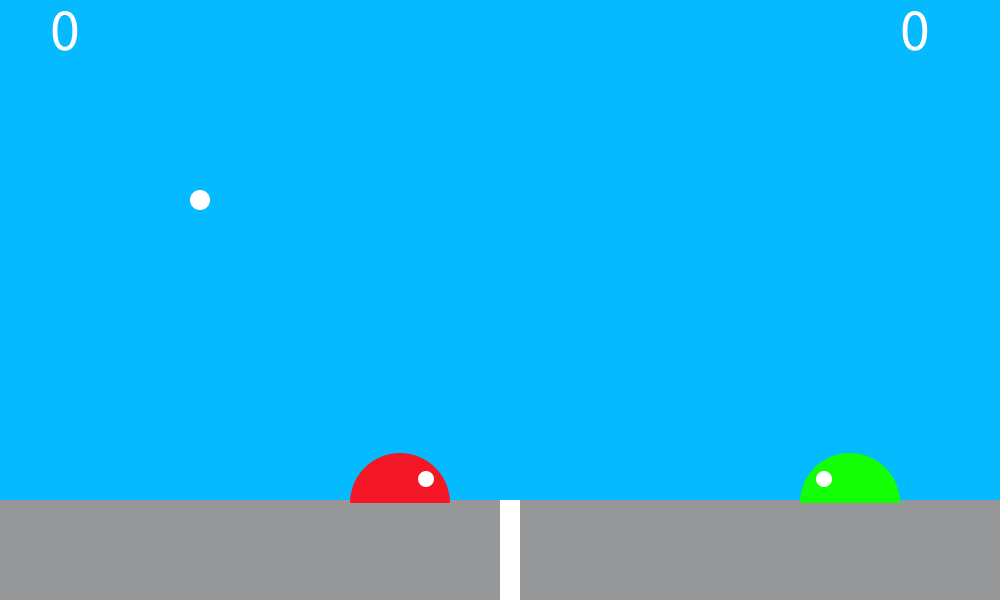
Frame 1 (no input)
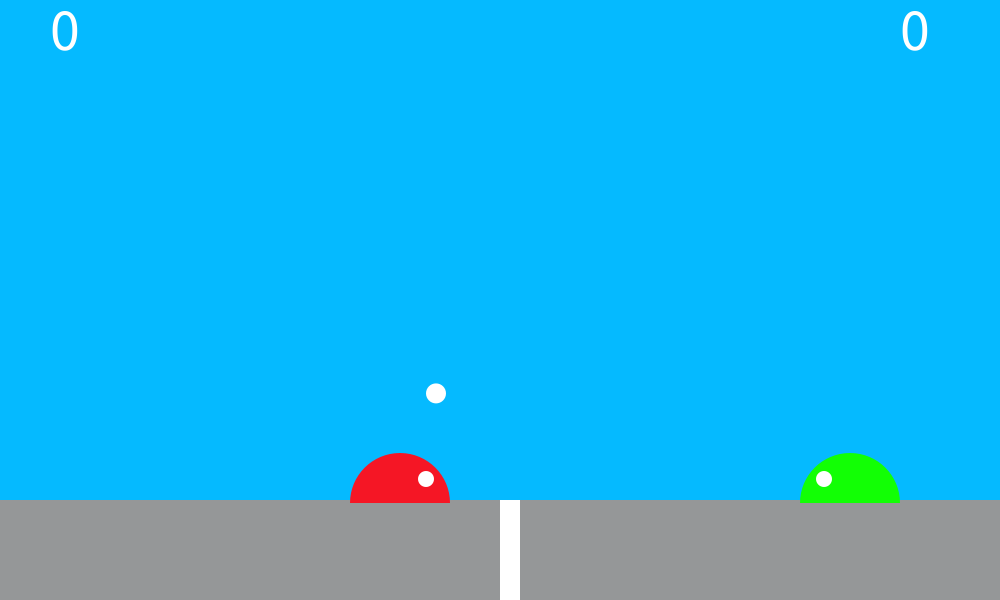
Frame 60 (the mouse pressed at the canvas centre just before this capture)
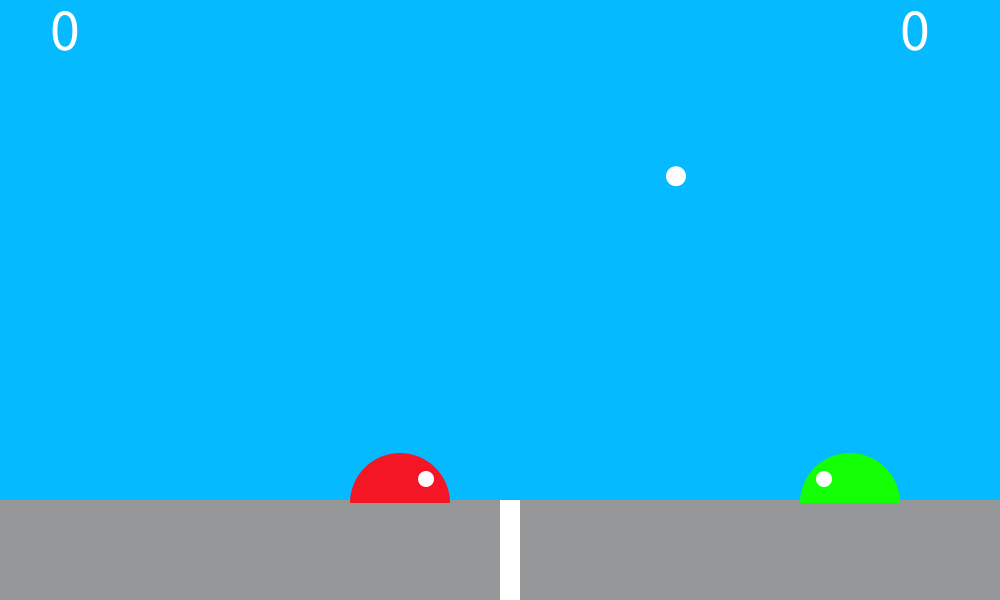
Frame 120 (the mouse held since frame 60 and released just before this capture)

The Processing sketch that drew these frames (run headless with seeded random() and noise(); from frame 60 on, the mouse is pressed at the canvas centre):

// Processing sketch: processing_172430
// ── processing_172430.pde



boolean yIncrease, yDecrease, xIncrease, xDecrease, YIncrease, YDecrease, XIncrease, XDecrease;
int score1=0;
int score2=0;
Slime1 b = new Slime1();
Slime2 c = new Slime2();

void setup()
{
  size(1000, 600);
}

float bx=200;
float by=200;
float bvx=4;
float bvy=2;

void draw()
{
  noStroke();
  background(5, 186, 255);
  fill(149, 151, 152);
  rect (0, 500, 1000, 100);
  fill(255);
  textSize(60);
  text(score1, 50, 50);
  text(score2, 900, 50);
  fill(255, 255, 255);
  rect(500, 500, 20, 1000);

  b.update();
  b.display();
  c.update();
  c.display();

  fill(255);
  ellipse(bx, by, 20, 20);
  bx=bx+bvx;
  by=by+bvy;
  bvy=bvy+.12;
  if (bx==0 || bx==width) {
    bvx=-bvx;
  }
  if (score1>=11){
       background(255);
       fill(0);
       textSize(100);
       text("Slime 1 Wins",50,100);
     }
     if (score2>=11){
       background(255);
       fill(0);
       textSize(100);
       text("Slime 2 Wins",50,100);
     }
  if (by>490) {
    bvy=-bvy;
    if (bx>510) {
      score1=score1+1;
    }
    if (bx<490) {
      score2=score2+1;
    }
  }
}



void keyPressed() {
  if (keyCode == UP) {
    yDecrease = true;
  } else if (keyCode == DOWN) {
    yIncrease = true;
  } else if (keyCode == RIGHT) {
    xIncrease = true;
  } else if (keyCode == LEFT) {
    xDecrease = true;
  } else if (key == 'w') {
    YDecrease = true;
  } else if (key == 's') {
    YIncrease = true;
  } else if (key == 'd') {
    XIncrease = true;
  } else if (key == 'a') {
    XDecrease = true;
  }
    if (key=='r') {
    bx = 100;
    by = 100;
    score1 = 0;
    score2= 0; 
bvy=2;
bvx=4;
}
}

void keyReleased() {
  if (keyCode == UP) {
    yDecrease = false;
  } else if (keyCode == DOWN) {
    yIncrease = false;
  } else if (keyCode == RIGHT) {
    xIncrease = false;
  } else if (keyCode == LEFT) {
    xDecrease = false;
  } else if (key == 'w') {
    YDecrease = false;
  } else if (key == 's') {
    YIncrease = false;
  } else if (key == 'd') {
    XIncrease = false;
  } else if (key == 'a') {
    XDecrease = false;
  }
} 


class Slime1 {
  float radius = 40;
  float x = 400;
  float y = 500;
  float xPos=300;
  float yPos=500;
  float g=-5;
  float speedy=3;
  float speedx=6;


  void update() {

    if (YDecrease == true && y > radius/2) {
      speedy=-5;
    }
    if (xPos<450) {

      if (XIncrease == true && x < width - radius/2) {
        x = x + speedx;
      }
    }
    if (XDecrease == true && x > radius/2) {
      x = x - speedx;
    }
    yPos = yPos+speedy;

    if (yPos>=500) {
      speedy=0;
    }
    if (yPos<=300) {
      speedy=3;
    }
    if (bx>(xPos-50) && bx <(xPos+50) && by>(yPos-50) && by<yPos ) {
      bvx=abs(bvx);
      bvy=-bvy;
    }
  }


  void display() {

    noStroke();
    fill(0, 250, 0);
    xPos = x;


    fill (245, 22, 37);
    arc(xPos, yPos, 100, 100, radians(180), radians(360));
    fill (255, 255, 255);
    ellipse(xPos+26, yPos-24, 16, 16);
  }
}

class Slime2 {
  int radius = 20;
  int x = 850;
  int y = 500;
  int xPos=750;
  float yPos=500;
  float speedy=3;
  float speedx=6;

  void update() {

    if (yDecrease == true && y > radius) {
      speedy=-5;
    }
    if (xIncrease == true && x < width - radius) {
      x = x + 6;
    }
    if (xPos>570) {
    if (xDecrease == true && x > radius) {
      x = x - 6;
    }
    }
    yPos = yPos+speedy;
    if (yPos>=500) {
      speedy=0;
    }
    if (yPos<=300) {
      speedy=3;
    }
    if (bx>(xPos-50) && bx <(xPos+50) && by>(yPos-50) && by<yPos ) {
      bvx=-abs(bvx);
      bvy=-bvy;
    }
  }    

  void display() {
    noStroke();
    fill(0, 250, 250);
    xPos = x;

    fill (18, 277, 5);
    arc(xPos, yPos, 100, 100, radians(180), radians(360));
    fill (255, 255, 255);
    ellipse(xPos-26, yPos-24, 16, 16);
  }
}
